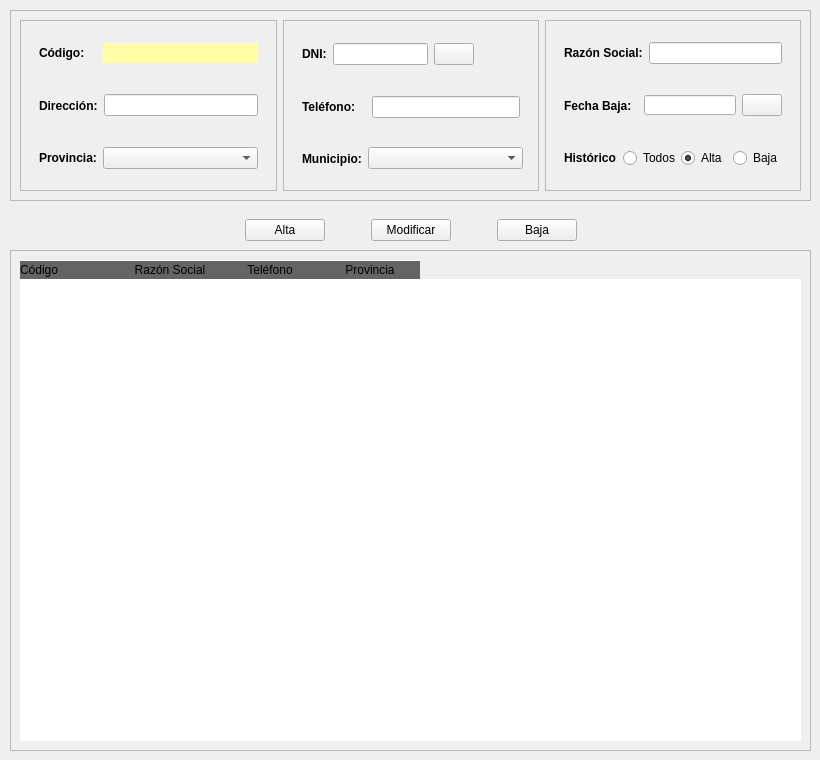
        <widget class="QWidget" name="panelClientes">
         <attribute name="title">
          <string>CLIENTES</string>
         </attribute>
         <widget class="QFrame" name="frameInsertarClientes">
          <property name="geometry">
           <rect>
            <x>10</x>
            <y>10</y>
            <width>801</width>
            <height>191</height>
           </rect>
          </property>
          <property name="sizePolicy">
           <sizepolicy hsizetype="Expanding" vsizetype="Expanding">
            <horstretch>0</horstretch>
            <verstretch>0</verstretch>
           </sizepolicy>
          </property>
          <property name="minimumSize">
           <size>
            <width>801</width>
            <height>191</height>
           </size>
          </property>
          <property name="frameShape">
           <enum>QFrame::StyledPanel</enum>
          </property>
          <property name="frameShadow">
           <enum>QFrame::Plain</enum>
          </property>
          <layout class="QHBoxLayout" name="horizontalLayout_8">
           <item>
            <widget class="QFrame" name="frame">
             <property name="frameShape">
              <enum>QFrame::StyledPanel</enum>
             </property>
             <property name="frameShadow">
              <enum>QFrame::Raised</enum>
             </property>
             <layout class="QVBoxLayout" name="verticalLayout_5">
              <item>
               <widget class="QWidget" name="widget_7" native="true">
                <layout class="QHBoxLayout" name="horizontalLayout_9">
                 <item>
                  <widget class="QLabel" name="lblCodCliente">
                   <property name="font">
                    <font>
                     <weight>75</weight>
                     <bold>true</bold>
                    </font>
                   </property>
                   <property name="text">
                    <string>Código:</string>
                   </property>
                  </widget>
                 </item>
                 <item>
                  <widget class="QLabel" name="lblCodbdCliente">
                   <property name="minimumSize">
                    <size>
                     <width>155</width>
                     <height>0</height>
                    </size>
                   </property>
                   <property name="maximumSize">
                    <size>
                     <width>16777215</width>
                     <height>20</height>
                    </size>
                   </property>
                   <property name="font">
                    <font>
                     <weight>75</weight>
                     <bold>true</bold>
                    </font>
                   </property>
                   <property name="styleSheet">
                    <string notr="true">background-color: rgb(255, 253, 167);</string>
                   </property>
                   <property name="text">
                    <string/>
                   </property>
                   <property name="alignment">
                    <set>Qt::AlignCenter</set>
                   </property>
                  </widget>
                 </item>
                </layout>
               </widget>
              </item>
              <item>
               <widget class="QWidget" name="widget_9" native="true">
                <layout class="QHBoxLayout" name="horizontalLayout_13">
                 <item>
                  <widget class="QLabel" name="lblDireCliente">
                   <property name="font">
                    <font>
                     <weight>75</weight>
                     <bold>true</bold>
                    </font>
                   </property>
                   <property name="text">
                    <string>Dirección:</string>
                   </property>
                  </widget>
                 </item>
                 <item>
                  <widget class="QLineEdit" name="txtDireCliente">
                   <property name="font">
                    <font>
                     <weight>75</weight>
                     <bold>true</bold>
                    </font>
                   </property>
                  </widget>
                 </item>
                </layout>
               </widget>
              </item>
              <item>
               <widget class="QWidget" name="widget_8" native="true">
                <layout class="QHBoxLayout" name="horizontalLayout_12">
                 <item>
                  <widget class="QLabel" name="lblProvCliente">
                   <property name="font">
                    <font>
                     <weight>75</weight>
                     <bold>true</bold>
                    </font>
                   </property>
                   <property name="text">
                    <string>Provincia:</string>
                   </property>
                  </widget>
                 </item>
                 <item>
                  <widget class="QComboBox" name="cmbProvCliente">
                   <property name="minimumSize">
                    <size>
                     <width>155</width>
                     <height>0</height>
                    </size>
                   </property>
                  </widget>
                 </item>
                </layout>
               </widget>
              </item>
             </layout>
            </widget>
           </item>
           <item>
            <widget class="QFrame" name="frame_2">
             <property name="frameShape">
              <enum>QFrame::StyledPanel</enum>
             </property>
             <property name="frameShadow">
              <enum>QFrame::Raised</enum>
             </property>
             <layout class="QVBoxLayout" name="verticalLayout_6">
              <item>
               <widget class="QWidget" name="widget_12" native="true">
                <layout class="QHBoxLayout" name="horizontalLayout_15">
                 <item>
                  <widget class="QLabel" name="lblDniCliente">
                   <property name="font">
                    <font>
                     <weight>75</weight>
                     <bold>true</bold>
                    </font>
                   </property>
                   <property name="text">
                    <string>DNI:</string>
                   </property>
                  </widget>
                 </item>
                 <item>
                  <widget class="QLineEdit" name="txtDniCliente">
                   <property name="font">
                    <font>
                     <weight>75</weight>
                     <bold>true</bold>
                    </font>
                   </property>
                  </widget>
                 </item>
                 <item>
                  <widget class="QPushButton" name="btnBuscarDniCliente">
                   <property name="font">
                    <font>
                     <weight>75</weight>
                     <bold>true</bold>
                    </font>
                   </property>
                   <property name="text">
                    <string/>
                   </property>
                   <property name="icon">
                    <iconset>
                     <normaloff>../img/lupa.png</normaloff>../img/lupa.png</iconset>
                   </property>
                  </widget>
                 </item>
                 <item>
                  <widget class="QLabel" name="lblValidarDniCli">
                   <property name="minimumSize">
                    <size>
                     <width>40</width>
                     <height>30</height>
                    </size>
                   </property>
                   <property name="maximumSize">
                    <size>
                     <width>40</width>
                     <height>30</height>
                    </size>
                   </property>
                   <property name="font">
                    <font>
                     <family>Ravie</family>
                     <pointsize>10</pointsize>
                    </font>
                   </property>
                   <property name="frameShape">
                    <enum>QFrame::NoFrame</enum>
                   </property>
                   <property name="text">
                    <string/>
                   </property>
                   <property name="alignment">
                    <set>Qt::AlignLeading|Qt::AlignLeft|Qt::AlignVCenter</set>
                   </property>
                  </widget>
                 </item>
                </layout>
               </widget>
              </item>
              <item>
               <widget class="QWidget" name="widget_10" native="true">
                <layout class="QHBoxLayout" name="horizontalLayout_10">
                 <item>
                  <widget class="QLabel" name="lblTelefonoCliente">
                   <property name="minimumSize">
                    <size>
                     <width>64</width>
                     <height>0</height>
                    </size>
                   </property>
                   <property name="font">
                    <font>
                     <weight>75</weight>
                     <bold>true</bold>
                    </font>
                   </property>
                   <property name="text">
                    <string>Teléfono:</string>
                   </property>
                  </widget>
                 </item>
                 <item>
                  <widget class="QLineEdit" name="txtTelefonoCliente">
                   <property name="minimumSize">
                    <size>
                     <width>120</width>
                     <height>0</height>
                    </size>
                   </property>
                   <property name="font">
                    <font>
                     <weight>75</weight>
                     <bold>true</bold>
                    </font>
                   </property>
                  </widget>
                 </item>
                </layout>
               </widget>
              </item>
              <item>
               <widget class="QWidget" name="widget_11" native="true">
                <layout class="QHBoxLayout" name="horizontalLayout_14">
                 <item>
                  <widget class="QLabel" name="lblMuniCliente">
                   <property name="font">
                    <font>
                     <weight>75</weight>
                     <bold>true</bold>
                    </font>
                   </property>
                   <property name="text">
                    <string>Municipio:</string>
                   </property>
                  </widget>
                 </item>
                 <item>
                  <widget class="QComboBox" name="cmbMuniCliente">
                   <property name="minimumSize">
                    <size>
                     <width>155</width>
                     <height>0</height>
                    </size>
                   </property>
                  </widget>
                 </item>
                </layout>
               </widget>
              </item>
             </layout>
            </widget>
           </item>
           <item>
            <widget class="QFrame" name="frame_3">
             <property name="frameShape">
              <enum>QFrame::StyledPanel</enum>
             </property>
             <property name="frameShadow">
              <enum>QFrame::Raised</enum>
             </property>
             <layout class="QVBoxLayout" name="verticalLayout_7">
              <item>
               <widget class="QWidget" name="widget_13" native="true">
                <layout class="QHBoxLayout" name="horizontalLayout_11">
                 <item>
                  <widget class="QLabel" name="lblRSCliente">
                   <property name="font">
                    <font>
                     <weight>75</weight>
                     <bold>true</bold>
                    </font>
                   </property>
                   <property name="text">
                    <string>Razón Social:</string>
                   </property>
                  </widget>
                 </item>
                 <item>
                  <widget class="QLineEdit" name="txtRSCliente">
                   <property name="font">
                    <font>
                     <weight>75</weight>
                     <bold>true</bold>
                    </font>
                   </property>
                  </widget>
                 </item>
                </layout>
               </widget>
              </item>
              <item>
               <widget class="QWidget" name="widget_14" native="true">
                <layout class="QHBoxLayout" name="horizontalLayout_16">
                 <item>
                  <widget class="QLabel" name="lblFechaBCliente">
                   <property name="minimumSize">
                    <size>
                     <width>74</width>
                     <height>0</height>
                    </size>
                   </property>
                   <property name="font">
                    <font>
                     <weight>75</weight>
                     <bold>true</bold>
                    </font>
                   </property>
                   <property name="text">
                    <string>Fecha Baja:</string>
                   </property>
                  </widget>
                 </item>
                 <item>
                  <widget class="QLineEdit" name="txtFechaBCliente">
                   <property name="minimumSize">
                    <size>
                     <width>0</width>
                     <height>20</height>
                    </size>
                   </property>
                   <property name="maximumSize">
                    <size>
                     <width>150</width>
                     <height>20</height>
                    </size>
                   </property>
                  </widget>
                 </item>
                 <item>
                  <widget class="QPushButton" name="btnCalendarBajaCli">
                   <property name="text">
                    <string/>
                   </property>
                   <property name="icon">
                    <iconset>
                     <normaloff>../img/calendar.ico</normaloff>../img/calendar.ico</iconset>
                   </property>
                  </widget>
                 </item>
                </layout>
               </widget>
              </item>
              <item>
               <widget class="QWidget" name="widget_15" native="true">
                <layout class="QHBoxLayout" name="horizontalLayout_17">
                 <item>
                  <widget class="QLabel" name="lblHistoricoCliente">
                   <property name="font">
                    <font>
                     <weight>75</weight>
                     <bold>true</bold>
                    </font>
                   </property>
                   <property name="text">
                    <string>Histórico:</string>
                   </property>
                  </widget>
                 </item>
                 <item>
                  <widget class="QRadioButton" name="rbtTodosCliente">
                   <property name="minimumSize">
                    <size>
                     <width>0</width>
                     <height>20</height>
                    </size>
                   </property>
                   <property name="font">
                    <font>
                     <weight>50</weight>
                     <bold>false</bold>
                    </font>
                   </property>
                   <property name="text">
                    <string>Todos</string>
                   </property>
                   <property name="checked">
                    <bool>false</bool>
                   </property>
                   <attribute name="buttonGroup">
                    <string notr="true">rbtGroupCliente</string>
                   </attribute>
                  </widget>
                 </item>
                 <item>
                  <widget class="QRadioButton" name="rbtAltaCliente">
                   <property name="minimumSize">
                    <size>
                     <width>0</width>
                     <height>20</height>
                    </size>
                   </property>
                   <property name="font">
                    <font>
                     <weight>50</weight>
                     <bold>false</bold>
                    </font>
                   </property>
                   <property name="text">
                    <string>Alta</string>
                   </property>
                   <property name="checked">
                    <bool>true</bool>
                   </property>
                   <attribute name="buttonGroup">
                    <string notr="true">rbtGroupCliente</string>
                   </attribute>
                  </widget>
                 </item>
                 <item>
                  <widget class="QRadioButton" name="rbtBajaCliente">
                   <property name="minimumSize">
                    <size>
                     <width>0</width>
                     <height>20</height>
                    </size>
                   </property>
                   <property name="font">
                    <font>
                     <weight>50</weight>
                     <bold>false</bold>
                    </font>
                   </property>
                   <property name="text">
                    <string>Baja</string>
                   </property>
                   <attribute name="buttonGroup">
                    <string notr="true">rbtGroupCliente</string>
                   </attribute>
                  </widget>
                 </item>
                </layout>
               </widget>
              </item>
             </layout>
            </widget>
           </item>
          </layout>
         </widget>
         <widget class="QFrame" name="frameMostrarClientes">
          <property name="geometry">
           <rect>
            <x>10</x>
            <y>250</y>
            <width>801</width>
            <height>501</height>
           </rect>
          </property>
          <property name="sizePolicy">
           <sizepolicy hsizetype="Expanding" vsizetype="Maximum">
            <horstretch>0</horstretch>
            <verstretch>0</verstretch>
           </sizepolicy>
          </property>
          <property name="minimumSize">
           <size>
            <width>0</width>
            <height>0</height>
           </size>
          </property>
          <property name="frameShape">
           <enum>QFrame::StyledPanel</enum>
          </property>
          <property name="frameShadow">
           <enum>QFrame::Plain</enum>
          </property>
          <layout class="QVBoxLayout" name="verticalLayout_8">
           <item>
            <widget class="QTableWidget" name="tabClientes">
             <property name="enabled">
              <bool>true</bool>
             </property>
             <property name="sizePolicy">
              <sizepolicy hsizetype="Expanding" vsizetype="Expanding">
               <horstretch>0</horstretch>
               <verstretch>0</verstretch>
              </sizepolicy>
             </property>
             <property name="font">
              <font>
               <weight>50</weight>
               <bold>false</bold>
              </font>
             </property>
             <property name="styleSheet">
              <string notr="true">QHeaderView::section:horizontal
{
border-top: 1px solid #ffffff;
color:'white';
font: 11pt &quot;Arial&quot;;
background-color:rgb(100,100,100);
}</string>
             </property>
             <property name="frameShape">
              <enum>QFrame::NoFrame</enum>
             </property>
             <property name="editTriggers">
              <set>QAbstractItemView::NoEditTriggers</set>
             </property>
             <property name="alternatingRowColors">
              <bool>true</bool>
             </property>
             <property name="selectionBehavior">
              <enum>QAbstractItemView::SelectRows</enum>
             </property>
             <property name="showGrid">
              <bool>true</bool>
             </property>
             <property name="gridStyle">
              <enum>Qt::SolidLine</enum>
             </property>
             <attribute name="verticalHeaderCascadingSectionResizes">
              <bool>false</bool>
             </attribute>
             <column>
              <property name="text">
               <string>Código</string>
              </property>
              <property name="textAlignment">
               <set>AlignLeading|AlignVCenter</set>
              </property>
             </column>
             <column>
              <property name="text">
               <string>Razón Social</string>
              </property>
             </column>
             <column>
              <property name="text">
               <string>Teléfono</string>
              </property>
             </column>
             <column>
              <property name="text">
               <string>Provincia</string>
              </property>
             </column>
            </widget>
           </item>
          </layout>
         </widget>
         <widget class="QWidget" name="widgetBotonesClientes" native="true">
          <property name="geometry">
           <rect>
            <x>10</x>
            <y>210</y>
            <width>801</width>
            <height>41</height>
           </rect>
          </property>
          <property name="sizePolicy">
           <sizepolicy hsizetype="Expanding" vsizetype="Expanding">
            <horstretch>0</horstretch>
            <verstretch>0</verstretch>
           </sizepolicy>
          </property>
          <layout class="QHBoxLayout" name="horizontalLayout_18">
           <item>
            <spacer name="horizontalSpacer_15">
             <property name="orientation">
              <enum>Qt::Horizontal</enum>
             </property>
             <property name="sizeHint" stdset="0">
              <size>
               <width>40</width>
               <height>20</height>
              </size>
             </property>
            </spacer>
           </item>
           <item>
            <widget class="QPushButton" name="btnAltaCliente">
             <property name="text">
              <string>Alta</string>
             </property>
            </widget>
           </item>
           <item>
            <spacer name="horizontalSpacer_16">
             <property name="orientation">
              <enum>Qt::Horizontal</enum>
             </property>
             <property name="sizeType">
              <enum>QSizePolicy::Minimum</enum>
             </property>
             <property name="sizeHint" stdset="0">
              <size>
               <width>40</width>
               <height>20</height>
              </size>
             </property>
            </spacer>
           </item>
           <item>
            <widget class="QPushButton" name="btnModificarCliente">
             <property name="text">
              <string>Modificar</string>
             </property>
            </widget>
           </item>
           <item>
            <spacer name="horizontalSpacer_17">
             <property name="orientation">
              <enum>Qt::Horizontal</enum>
             </property>
             <property name="sizeType">
              <enum>QSizePolicy::Minimum</enum>
             </property>
             <property name="sizeHint" stdset="0">
              <size>
               <width>40</width>
               <height>20</height>
              </size>
             </property>
            </spacer>
           </item>
           <item>
            <widget class="QPushButton" name="btnBajaCliente">
             <property name="text">
              <string>Baja</string>
             </property>
            </widget>
           </item>
           <item>
            <spacer name="horizontalSpacer_18">
             <property name="orientation">
              <enum>Qt::Horizontal</enum>
             </property>
             <property name="sizeHint" stdset="0">
              <size>
               <width>40</width>
               <height>20</height>
              </size>
             </property>
            </spacer>
           </item>
          </layout>
         </widget>
        </widget>
